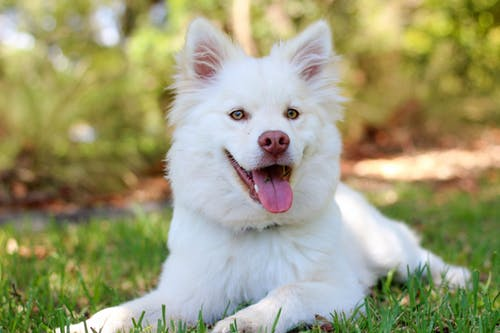
#> input picture images/dog.jpeg, 500 x 333 px
$ jupyter execute opencv_basics_1.ipynb   (shell and % lines are left out)
#> lines starting #> are read from the running program, lines starting #| are printed output that depends on the picture
[cell 1]
import numpy as np
import matplotlib.pyplot as plt
from PIL import Image

[cell 2]
pic = Image.open('images/dog.jpeg')
#> pic is the input picture: PIL image 500x333 RGB; mean R, G, B 158.6, 157.4, 120.4

[cell 3]
type(pic)

[cell 4]
pic_arr=np.asarray(pic)

[cell 5]
type(pic_arr)

[cell 6]
pic_arr.shape
#> Out = (333, 500, 3)

[cell 7]
plt.imshow(pic_arr)

[cell 8]
pic_red=pic_arr.copy()

[cell 9]
#plotting green
plt.imshow(pic_red[:,:,0]) #red
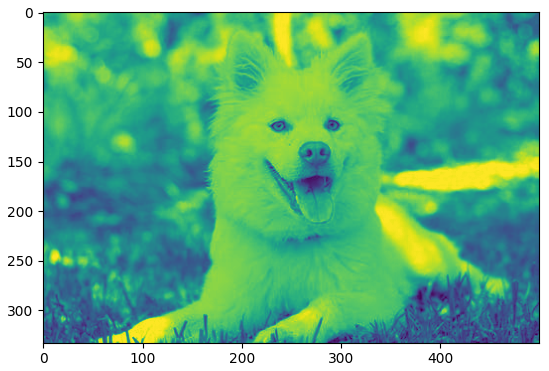
#> figure drawn by matplotlib, 1 panel

[cell 10]
plt.imshow(pic_red[:,:,1]) #green
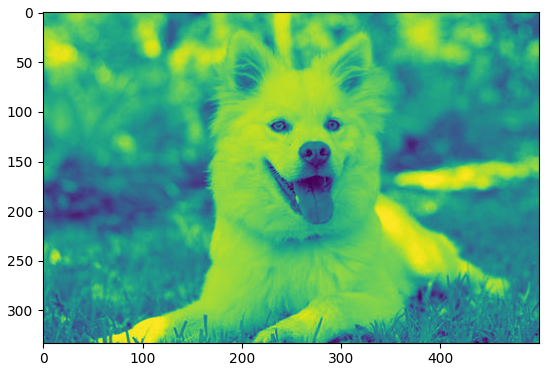
#> figure drawn by matplotlib, 1 panel

[cell 11]
plt.imshow(pic_red[:,:,2]) #blue
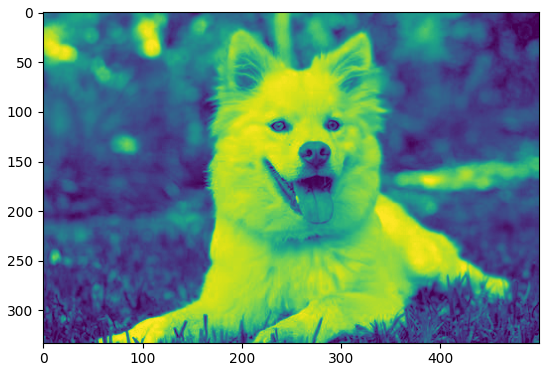
#> figure drawn by matplotlib, 1 panel

[cell 12]
#viewing only 1 channel
pic_red[:,:,1] = 0
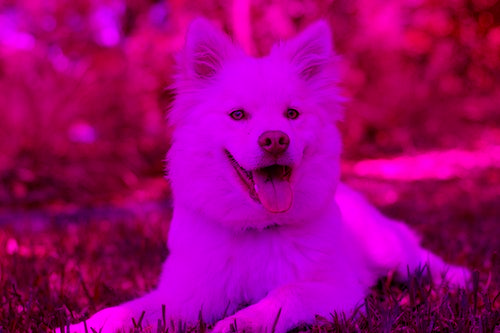
#> pic_red: shape (333, 500, 3); mean R, G, B 158.6, 0, 120.4
plt.imshow(pic_red)

[cell 13]
import cv2
import matplotlib.image as mpimg

image=mpimg.imread('images/dog.jpeg')
gray_image=cv2.cvtColor(image, cv2.COLOR_RGB2GRAY)
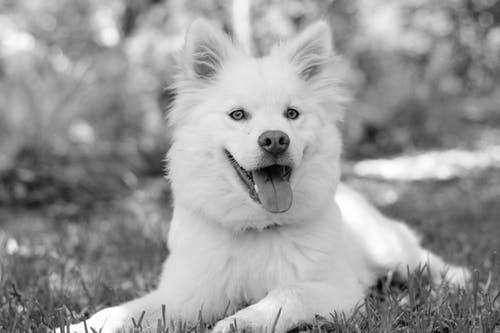
#> gray_image: shape (333, 500); min 0, max 255, mean 153.6
plt.imshow(gray_image, cmap='gray')

# color threshold , blue screen

[cell 14]
image_copy = np.copy(image)

[cell 15]
image_copy=cv2.cvtColor(image_copy, cv2.COLOR_BGR2RGB)
plt.imshow(image_copy)

$ run again, with images/Nadia_Murad.jpg copied over images/dog.jpeg
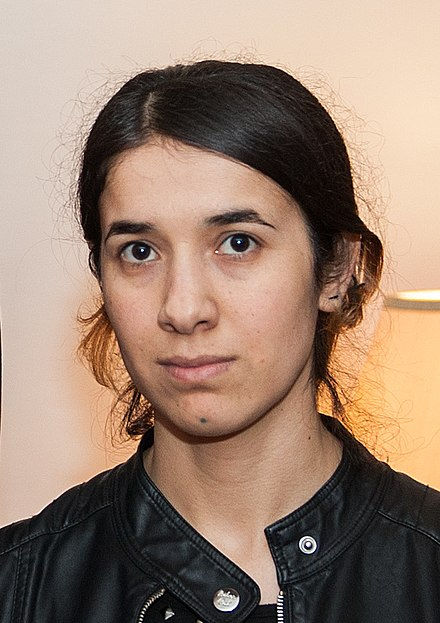
#> input picture images/Nadia_Murad.jpg, 440 x 623 px
#> pic is the input picture: PIL image 440x623 RGB; mean R, G, B 153.8, 129.2, 112.7
#> `pic_red[:,:,1] = 0`:
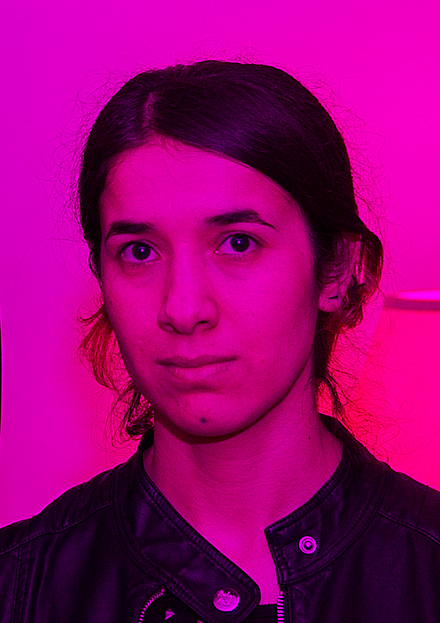
#> pic_red: shape (623, 440, 3); mean R, G, B 153.8, 0, 112.7
#> `gray_image=cv2.cvtColor(image, cv2.COLOR_RGB2GRAY)`:
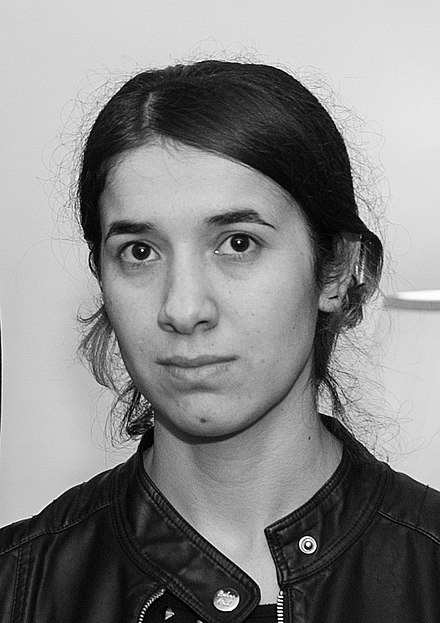
#> gray_image: shape (623, 440); min 0, max 255, mean 134.7

$ run again, with images/bricks.jpg copied over images/dog.jpeg
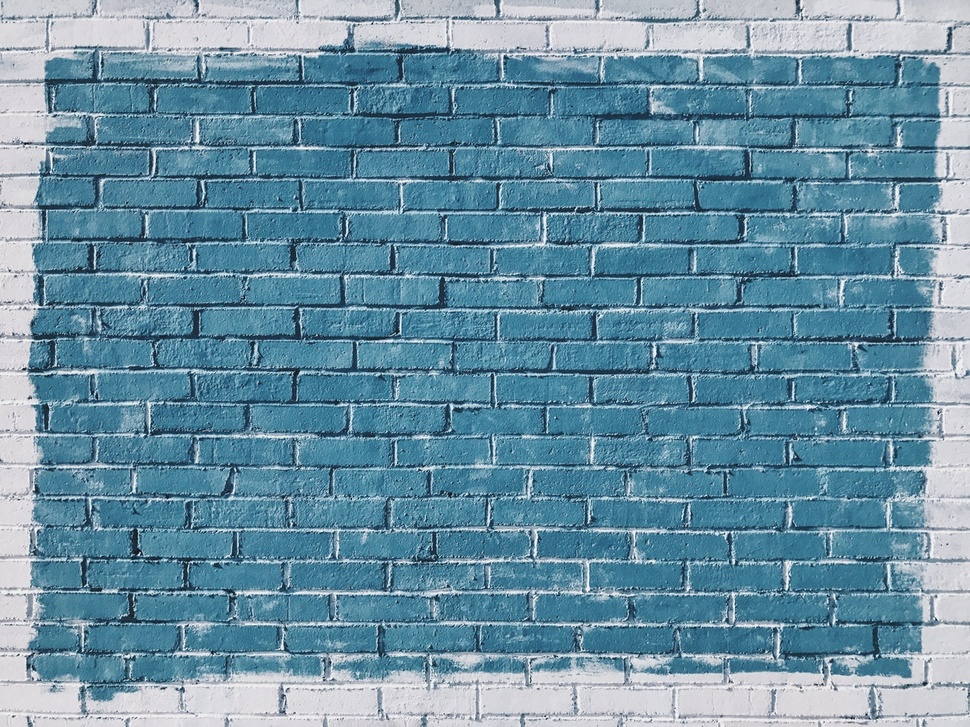
#> input picture images/bricks.jpg, 970 x 727 px, shrunk from 1267 x 950 before the run
#> pic is the input picture: PIL image 970x727 RGB; mean R, G, B 104.9, 144, 163.5
#> `pic_red[:,:,1] = 0`:
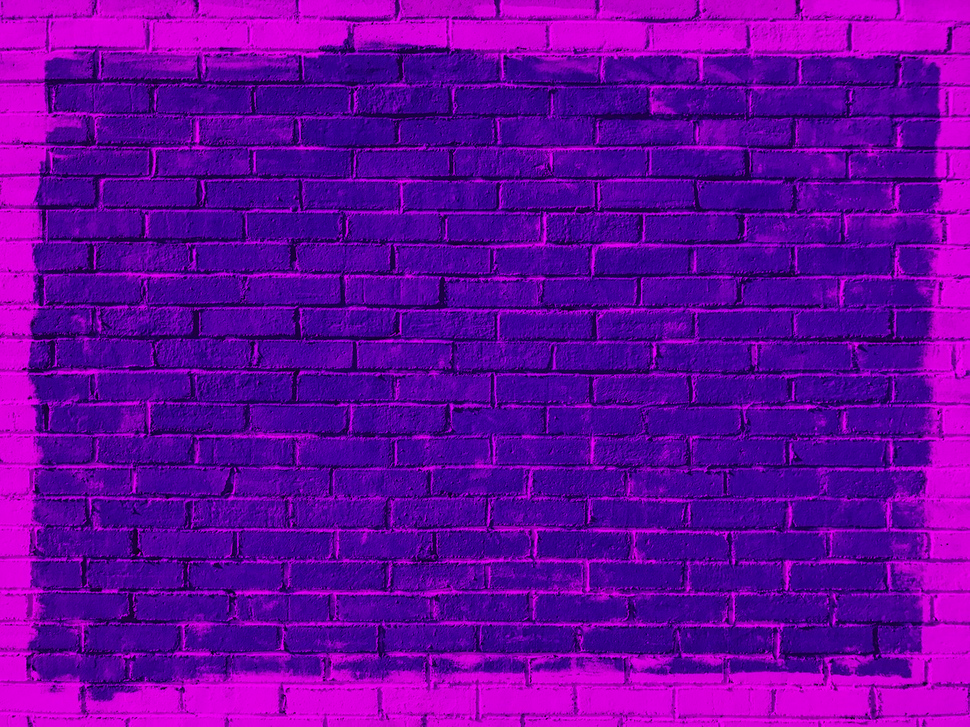
#> pic_red: shape (727, 970, 3); mean R, G, B 104.9, 0, 163.5
#> `gray_image=cv2.cvtColor(image, cv2.COLOR_RGB2GRAY)`:
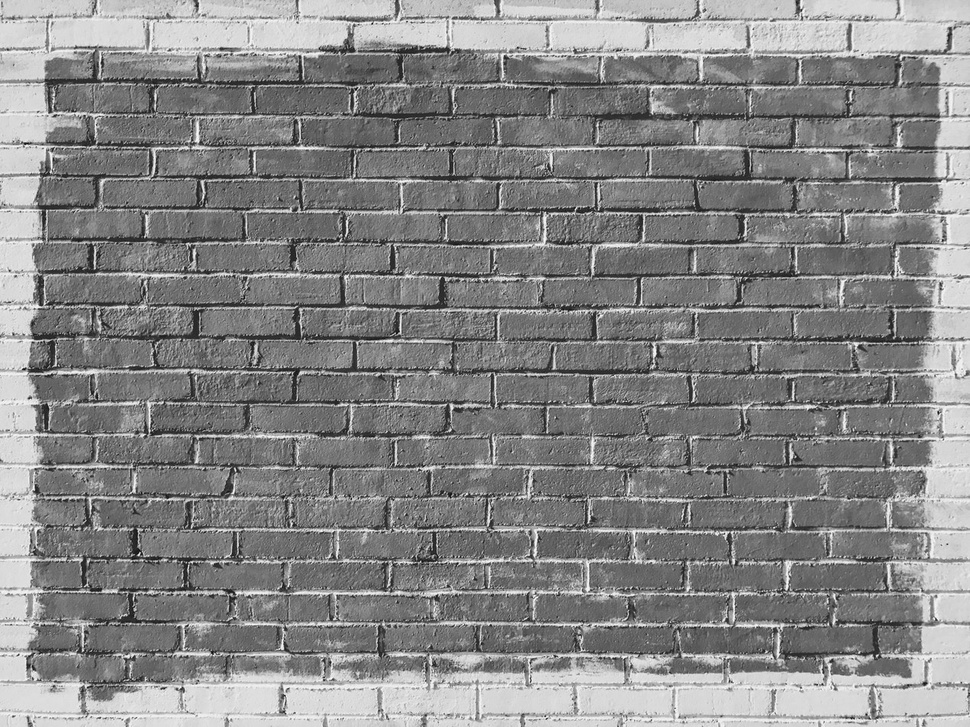
#> gray_image: shape (727, 970); min 7, max 254, mean 134.5
